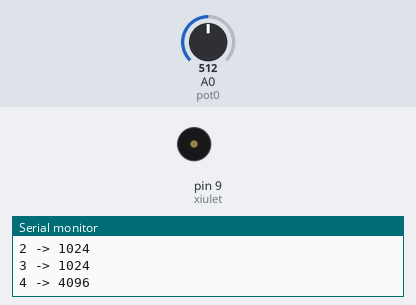
Bench run of a sketch on a simulated Arduino Uno, built with avr-gcc and run on an emulated ATmega328P. On the bench: buzzer (waves = sounding), the last lines printed to the serial monitor. The inputs (shaded band) are chosen by the test bench; at power-on: A0 (pot0) = 512.

Above: at 7.9 s.
8.0 s: A0 (pot0) set to 122
16.0 s: A0 (pot0) set to 0
At 17.3 s:
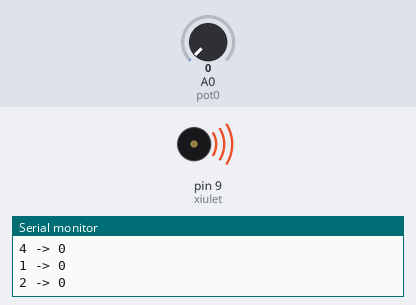
Timing chart, 0 to 19.0 s (numbered marks = the images above; inputs shaded):
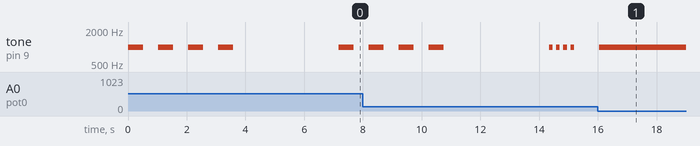

The sketch:

Exercici_3.ino
```cpp
//**********************************************************************************
//**                                                                              **
//**                                  Sirena                                      **
//**                                                                              **
//**                                                                              **
//**********************************************************************************

//********** Includes *************************************************************

//********** Variables ************************************************************
const byte xiulet = 9;        // donar nom al pin 9 de l’Arduino
const byte pot0 = A0;         // donar nom al pin A0 de l’Arduino
int valPot0;                 // guardar valor del potenciometre
int valPot1;
int valPot2;

//********** Setup ****************************************************************
void setup()
{
  Serial.begin(9600);
  pinMode(xiulet, OUTPUT);   // definir el pin 9 com una sortida
}

//********** Loop *****************************************************************
void loop()
{
  valPot0 = analogRead(pot0);    // llegir valor potenciòmetre
  valPot1 = valPot0 * 2;
  valPot2 = valPot0 * 8;

  tone(xiulet, 1000, valPot0);    // xiulet de durada valPot0
  delay(valPot1);              // esperar valPot0 del xiulet + valPot0 silenci
 Serial.print("1 -> ");
 Serial.println(valPot1);

  tone(xiulet, 1000, valPot0);    // xiulet de durada valPot0
  delay(valPot1);              // esperar valPot0 del xiulet + valPot0 silenci
  Serial.print("2 -> ");
  Serial.println(valPot1);

  tone(xiulet, 1000, valPot0);    // xiulet de durada valPot0
  delay(valPot1);              // esperar valPot0 del xiulet + valPot0 silenci
  Serial.print("3 -> ");
  Serial.println(valPot1);

  tone(xiulet, 1000, valPot0);    // xiulet de durada valPot0
  delay(valPot2);              // esperar valPot0 del xiulet + valPot0 silenci
  Serial.print("4 -> ");
  Serial.println(valPot2);
}

//********** Funcions *************************************************************
```

Measured:
- after the input at 16.0 s, tone on pin 9 (xiulet): goes on until 16.0 s, then stays 1000 Hz
- by itself, tone on pin 9 (xiulet): plays 1000 Hz for 0.51 s, 1000 Hz for 0.51 s, 1000 Hz for 0.51 s, 1000 Hz for 0.12 s, 1000 Hz for 0.12 s, 1000 Hz for 0.12 s … (7 notes in this stretch)
